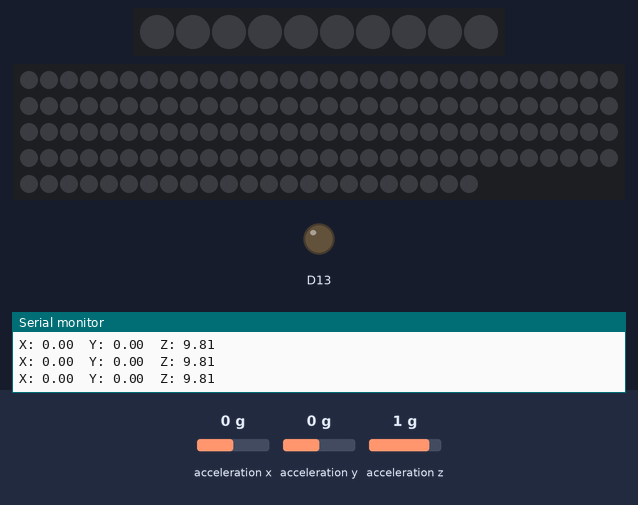
This sketch was run on a simulated Adafruit Circuit Playground Express. On the bench: 10 RGB LEDs in strip order, left to right, 143 RGB LEDs in strip order, left to right, continuing on the next row, output pins drawn as LEDs (lit = HIGH), the last lines printed to the serial monitor. The inputs (shaded band) are chosen by the test bench; at power-on: acceleration z 1 g, acceleration x 0 g, acceleration y 0 g. Dim RGB values are drawn brighter than linear.

Above: at 1.2 s.
1.3 s: acceleration z set to 0 g
At 1.46 s:
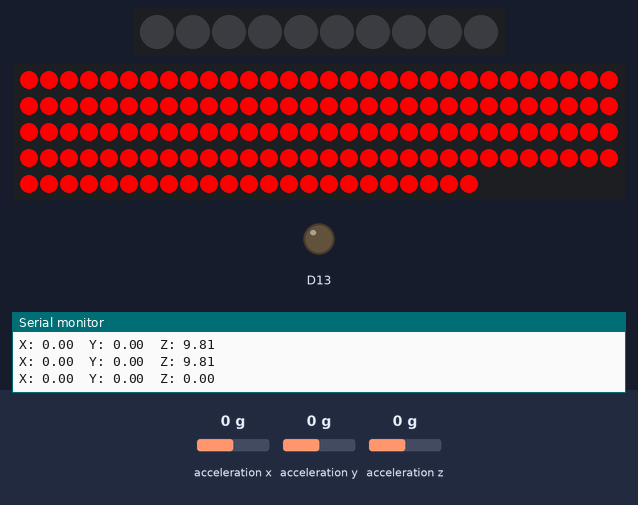
3.7 s: acceleration z set to -1.4 g
At 4.15 s:
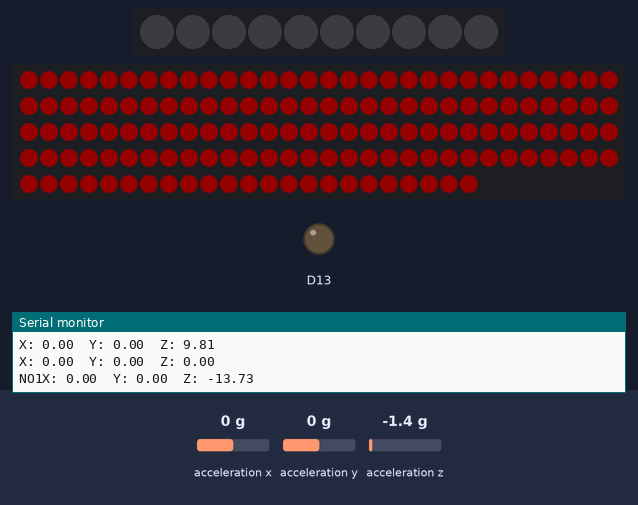
5.4 s: acceleration z set to 0.1 g
At 9.8 s:
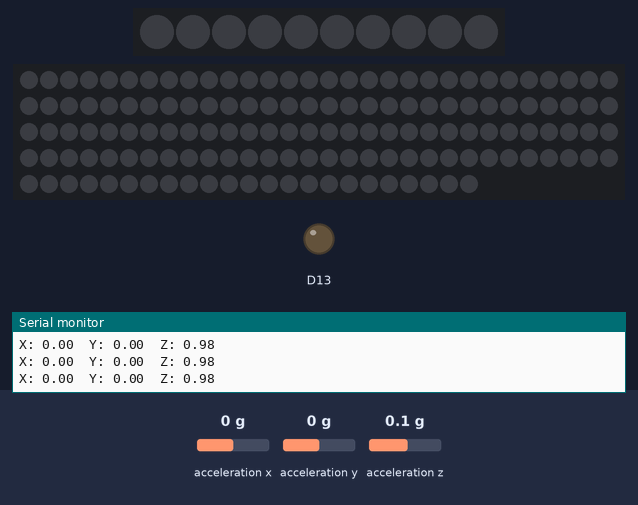
Timing chart, 0 to 11.3 s (numbered marks = the images above; inputs shaded):
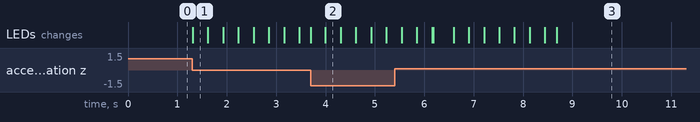

Measured:
- after the input at 1.3 s, the LEDs: change at once (image 1)
- after the input at 3.7 s, the LEDs: change after 0.30 s (image 2)

The sketch:

sketch_nov14c.ino
```cpp
#include <Adafruit_CircuitPlayground.h>
float X, Y, Z;


#include <FastLED.h>
#define LED_PIN1    A6
#define NUM_LEDS1   143
CRGB leds1[NUM_LEDS1];
uint8_t max_bright=255;

static bool flag = false;
void setup()
{
  Serial.begin(9600);
  CircuitPlayground.begin();
  FastLED.addLeds<WS2812, LED_PIN1, GRB>(leds1, NUM_LEDS1);
  FastLED.setBrightness(max_bright);
}

void loop()
{
  X = CircuitPlayground.motionX();
  Y = CircuitPlayground.motionY();
  Z = CircuitPlayground.motionZ();

  Serial.print("X: ");
  Serial.print(X);
  Serial.print("  Y: ");
  Serial.print(Y);
  Serial.print("  Z: ");
  Serial.println(Z);


  if(abs(Z)<=4 && flag==false)
  {
      for(int x=255;x>=0;x--)
      {
          for(int i=0;i<143;i++)
          {
             leds1[i] = CRGB (x,0,0);
          }
         FastLED.show();
         delay(5);
     }
     flag = true;
     Serial.print("NO1");
  }

  else if(abs(Z)>=4 && flag==true)
    {
      for(int x=0;x<=255;x++)
      {
          for(int i=0;i<143;i++)
          {
              leds1[i] = CRGB (x,0,0);
          }
          FastLED.show();
          delay(5);
      }
      flag = false;
      Serial.print("NO2");
  }


   delay(100);
}
```
